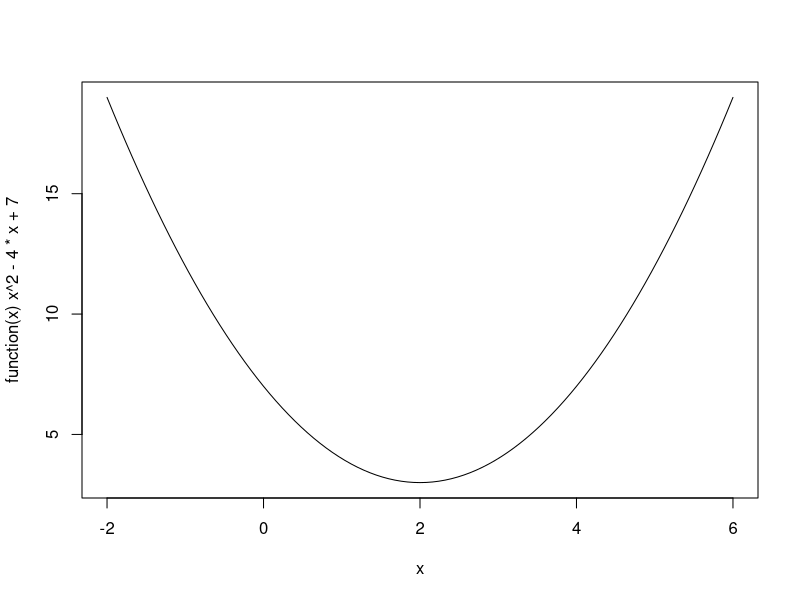
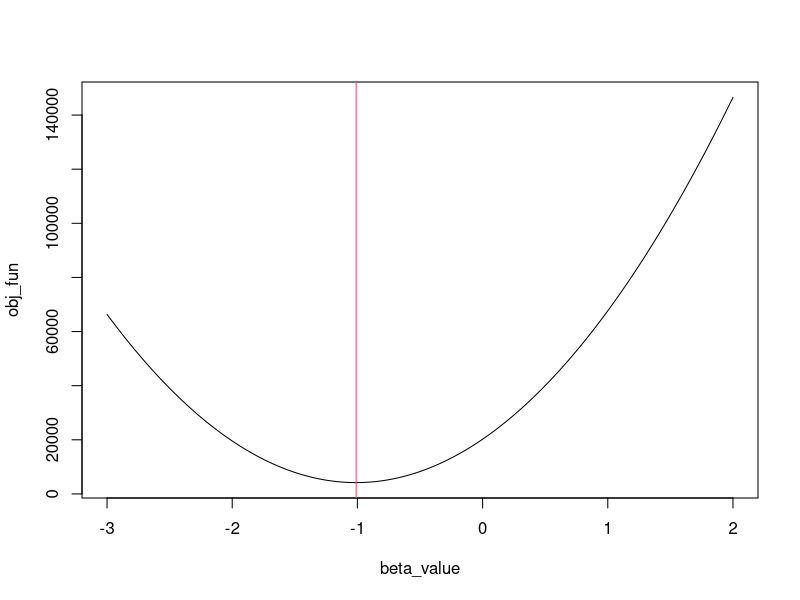

R code for these plots, in order:
## ---- chunk 1
knitr::opts_chunk$set(echo = TRUE)
## ---- chunk 2
# str(swiss)  # built-in dataset
lm(formula = Fertility ~ Examination, data = swiss)
## ---- chunk 3
summary(lm(formula = Fertility ~ Examination, data = swiss))
## ---- chunk 4
y_bar <- mean(swiss$Fertility)  # Y bar
x_bar <- mean(swiss$Examination)  # X bar
s_xx <- sum((swiss$Examination - x_bar)^2)  # S_XX
s_xy <- sum((swiss$Examination - x_bar) * (swiss$Fertility - y_bar))  # S_XY
c(y_bar, x_bar, s_xx, s_xy)
## ---- chunk 5
beta_hat <- s_xy / s_xx
alpha_hat <- y_bar - beta_hat * x_bar
c(alpha_hat, beta_hat)
## ---- chunk 6
plot(function (x) x^2-4*x+7, xlim = c(-2, 6))
## ---- chunk 7
obj_function <- function (x) x^2 - 4*x + 7
optim(par = 0, fn = obj_function, method = "BFGS")  # ニュートン法の亜種を利用
## ---- chunk 8
sum_of_squared_residuals <- function (coef_vector) {
  # coef_vector[1]: alpha (intercept)
  # coef_vector[2]: beta (slope of X)
  y <- swiss$Fertility
  x <- swiss$Examination
  sum((y - coef_vector[1] - coef_vector[2] * x)^2)
}
sum_of_squared_residuals(coef_vector = c(1, 2))  # alpha=1, beta=2
sum_of_squared_residuals(coef_vector = c(1, 3))  # alpha=1, beta=3
optim(par = c(0, 0), fn = sum_of_squared_residuals)
## ---- chunk 9
sum_of_squared_residuals_beta <- function (beta1) {
  y <- swiss$Fertility
  x <- swiss$Examination
  sum((y - 86.8 - beta1 * x)^2)
}
beta_value <- seq(-3, 2, by = 0.01)
obj_fun <- sapply(beta_value, sum_of_squared_residuals_beta)
plot(x = beta_value, y = obj_fun, type = "l", xlim = c(-3, 2))
abline(v = -1.01, col = 2)
## ---- chunk 10
s_yy <- sum((swiss$Fertility - y_bar)^2)
y_pred <- alpha_hat + beta_hat * swiss$Examination  # y hat
s_yhyh <- sum((y_pred - y_bar)^2)
s_yhyh / s_yy  # R^2
resid_swiss <- swiss$Fertility - y_pred  # residuals
1 - sum(resid_swiss^2) / s_yy  # R^2 ... should be the same as above
## ---- chunk 11
sum(resid_swiss^2) / (nrow(swiss) - 2)  # estimated sigma^2
beta_se <- sqrt(sum(resid_swiss^2)/(nrow(swiss) - 2) / s_xx)  # standard error
beta_se
## ---- chunk 12
beta_hat / beta_se
## ---- chunk 13
2 * pt(q = beta_hat / beta_se, df = nrow(swiss) - 2)
## ---- chunk 14
2 * (1 - pt(q = abs(beta_hat / beta_se), df = nrow(swiss) - 2))
## ---- chunk 15
qt(p = 0.025, df = nrow(swiss) - 2)  # df: degree of freedom (自由度)
qt(p = c(0.005, 0.025, 0.975, 0.995), df = nrow(swiss) - 2)  # 1% and 5%
## ---- chunk 16
qt(p = 0.975, df = 10000)
## ---- chunk 17
summary(lm(Fertility ~ Examination + Education, data = swiss))
## ---- chunk 18
library(tidyverse)
swiss2 <- swiss %>%
  mutate(Edu2 = Education^2,
         ExamEdu = Examination * Education)
# tidyverse を使わない場合
# swiss2 <- swiss
# swiss2$Edu2 <- swiss$Education^2
## ---- chunk 19
lm(Fertility ~ Examination + Edu2, data = swiss2)$coef
## ---- chunk 20
lm(Fertility ~ ExamEdu, data = swiss2)$coef
## ---- chunk 21
lm(Fertility ~ Examination + I(Education^2), data = swiss)$coef
## ---- chunk 22
lm(Fertility ~ Examination : Education, data = swiss)$coef
## ---- chunk 23
lm(Fertility ~ Examination * Education, data = swiss)$coef
## ---- chunk 24
lm(log(Fertility) ~ Examination, data = swiss)$coef
## ---- chunk 25
swiss2 <- swiss %>%
  mutate(exam_dummy = ifelse(Examination > mean(Examination), 1, 0))
## ---- chunk 26
summary(lm(Fertility ~ exam_dummy, data = swiss2))
## ---- chunk 27
swiss2 <- swiss
swiss2$region <- 
  c("A", "A", "A", "A", "A", "A", "C", "C", "C", "C",
    "C", "B", "B", "B", "B", "B", "B", "B", "B", "B",
    "B", "B", "B", "B", "B", "B", "B", "B", "B", "B",
    "F", "F", "F", "F", "F", "F", "F", "F", "D", "D",
    "D", "D", "D", "D", "E", "E", "E")
table(swiss2$region)
lm(Fertility ~ Examination + region, swiss2)$coef
## ---- chunk 28
swiss2$region <- relevel(as.factor(swiss2$region), ref = "B")
lm(Fertility ~ Examination + region, swiss2)$coef
## ---- chunk 29
lm(formula = Fertility ~ Examination + I(2 * Examination), data = swiss)$coef
cor(swiss$Examination, 2 * swiss$Examination)
## ---- chunk 30
set.seed(2)
swiss_multico <- swiss %>% 
  mutate(Exam_with_noise = Examination + rnorm(nrow(swiss), sd = 1))
cor(swiss_multico$Examination, swiss_multico$Exam_with_noise)
summary(lm(formula = Fertility ~ Examination + Exam_with_noise, data = swiss_multico))$coef
## ---- chunk 31
summary(lm(formula = Fertility ~ Examination, data = swiss_multico))$coef
## ---- chunk 32
lm_exam <- lm(Examination ~ Education + Agriculture + Catholic, data = swiss)
r2_exam <- summary(lm_exam)$r.squared
1 / (1 - r2_exam)  # VIF 
## ---- chunk 33
# install.packages("car")
library(car)
lm0 <- lm(formula = Fertility ~ Examination + Education + Agriculture + Catholic, data = swiss)
car::vif(lm0)
## ---- chunk 34
lm(formula = Fertility ~ Examination + Agriculture, data = swiss)$coef
## ---- chunk 35
c(-1.195 * sd(swiss$Examination), -0.094 * sd(swiss$Agriculture))
## ---- chunk 36
swiss_scaled <- swiss %>% 
  mutate(Fertility_scaled = (Fertility - mean(Fertility)) / sd(Fertility),
         Examination_scaled = (Examination - mean(Examination)) / sd(Examination),
         Agriculture_scaled = (Agriculture - mean(Agriculture)) / sd(Agriculture))
lm(formula = Fertility_scaled ~ Examination_scaled + Agriculture_scaled, data = swiss_scaled)$coef
## ---- chunk 37
lm1 <- lm(Fertility ~ Examination, data = swiss)
lm2 <- lm(Fertility ~ Examination + Education, data = swiss)
lm3 <- lm(Fertility ~ Examination + Education + Agriculture + Catholic, data = swiss)
AIC(lm1, lm2, lm3)
## ---- chunk 38
lm_full <- lm(Fertility ~ Examination + Education + Agriculture + Catholic + Infant.Mortality, data = swiss)
step(lm_full, trace = 0)  # trace = 1 にすると計算過程が出力される
